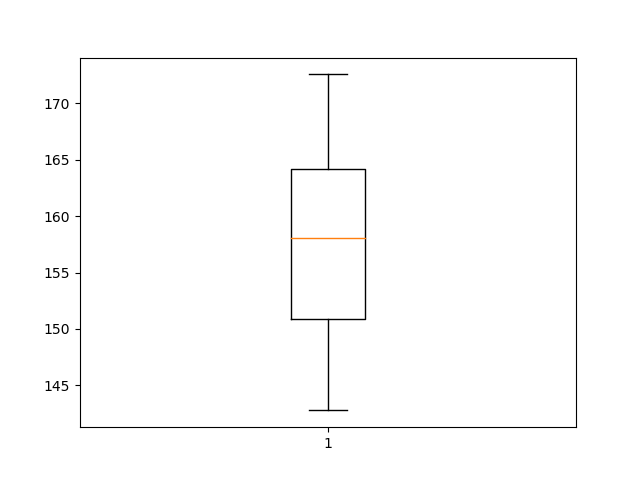

Recreate this plot in Python.
# https://machinelearningmastery.com/how-to-develop-deep-learning-models-for-univariate-time-series-forecasting/
# evaluate cnn
from math import sqrt
from numpy import array
from numpy import mean
from numpy import std
from pandas import DataFrame
from pandas import concat
from pandas import read_csv
from sklearn.metrics import mean_squared_error
from keras.models import Sequential
from keras.layers import Dense
from keras.layers import Flatten
from keras.layers.convolutional import Conv1D
from keras.layers.convolutional import MaxPooling1D
from matplotlib import pyplot
 
# split a univariate dataset into train/test sets
def train_test_split(data, n_test):
	return data[:-n_test], data[-n_test:]
 
# transform list into supervised learning format
def series_to_supervised(data, n_in=1, n_out=1):
	df = DataFrame(data)
	cols = list()
	# input sequence (t-n, ... t-1)
	for i in range(n_in, 0, -1):
		cols.append(df.shift(i))
	# forecast sequence (t, t+1, ... t+n)
	for i in range(0, n_out):
		cols.append(df.shift(-i))
	# put it all together
	agg = concat(cols, axis=1)
	# drop rows with NaN values
	agg.dropna(inplace=True)
	return agg.values
 
# root mean squared error or rmse
def measure_rmse(actual, predicted):
	return sqrt(mean_squared_error(actual, predicted))
 
# fit a model
def model_fit(train, config):
	# unpack config
	n_input, n_filters, n_kernel, n_epochs, n_batch = config
	# prepare data
	data = series_to_supervised(train, n_in=n_input)
	train_x, train_y = data[:, :-1], data[:, -1]
	train_x = train_x.reshape((train_x.shape[0], train_x.shape[1], 1))
	# define model
	model = Sequential()
	model.add(Conv1D(filters=n_filters, kernel_size=n_kernel, activation='relu', input_shape=(n_input, 1)))
	model.add(Conv1D(filters=n_filters, kernel_size=n_kernel, activation='relu'))
	model.add(MaxPooling1D(pool_size=2))
	model.add(Flatten())
	model.add(Dense(1))
	model.compile(loss='mse', optimizer='adam')
	# fit
	model.fit(train_x, train_y, epochs=n_epochs, batch_size=n_batch, verbose=0)
	return model
 
# forecast with a pre-fit model
def model_predict(model, history, config):
	# unpack config
	n_input, _, _, _, _ = config
	# prepare data
	x_input = array(history[-n_input:]).reshape((1, n_input, 1))
	# forecast
	yhat = model.predict(x_input, verbose=0)
	return yhat[0]
 
# walk-forward validation for univariate data
def walk_forward_validation(data, n_test, cfg):
	predictions = list()
	# split dataset
	train, test = train_test_split(data, n_test)
	# fit model
	model = model_fit(train, cfg)
	# seed history with training dataset
	history = [x for x in train]
	# step over each time-step in the test set
	for i in range(len(test)):
		# fit model and make forecast for history
		yhat = model_predict(model, history, cfg)
		# store forecast in list of predictions
		predictions.append(yhat)
		# add actual observation to history for the next loop
		history.append(test[i])
	# estimate prediction error
	error = measure_rmse(test, predictions)
	print(' > %.3f' % error)
	return error
 
# repeat evaluation of a config
def repeat_evaluate(data, config, n_test, n_repeats=30):
	# fit and evaluate the model n times
	scores = [walk_forward_validation(data, n_test, config) for _ in range(n_repeats)]
	return scores
 
# summarize model performance
def summarize_scores(name, scores):
	# print a summary
	scores_m, score_std = mean(scores), std(scores)
	print('%s: %.3f RMSE (+/- %.3f)' % (name, scores_m, score_std))
	# box and whisker plot
	pyplot.boxplot(scores)
	pyplot.show()
 
series = read_csv('US500Index1440.csv', header=0, index_col=0)
data = series.values
# data split
n_test = 12
# define config
config = [36, 256, 3, 100, 100]
# grid search
scores = repeat_evaluate(data, config, n_test)
# summarize scores
summarize_scores('cnn', scores)
# with US500 data: cnn: 157.458 RMSE (+/- 8.466)
